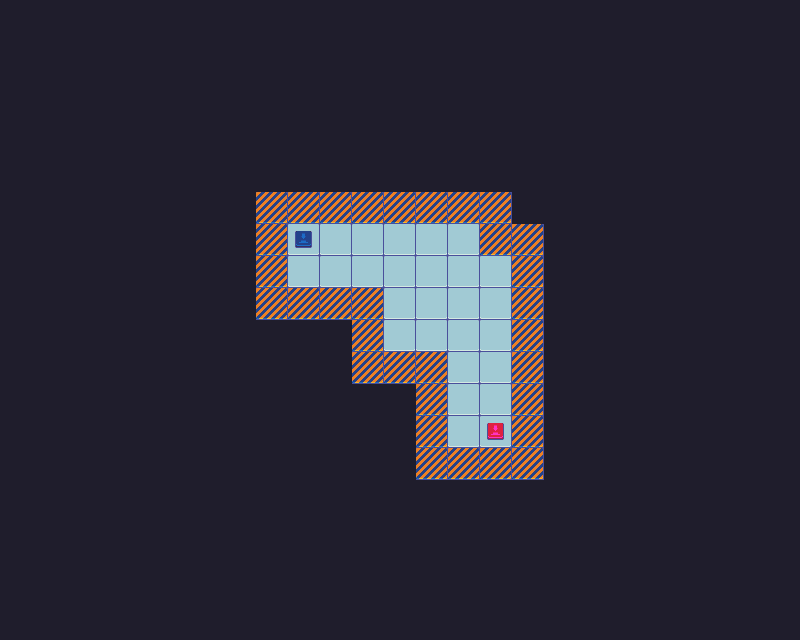

This game map was drawn from its Tiled (.tmx) file and the tilesets committed beside it. A one-line description and the trimmed map source follow:
An orthogonal 25x20 tile map with 32x32 px tiles, 2 tile layers (Tiles, Pickups) and 12 objects (9x solid, item, start, end).

<map version="1.0" orientation="orthogonal" renderorder="right-down" width="25" height="20" tilewidth="32" tileheight="32" nextobjectid="50">
 <tileset firstgid="1" name="scifitiles-sheet" tilewidth="32" tileheight="32" tilecount="84">
  <image source="scifitiles-sheet.png" width="448" height="192" />
 </tileset>
 <layer name="Tiles" width="25" height="20">
  <data>[500 cells, 500 non-empty, 5 distinct tile ids]</data>
 </layer>
 <layer name="Pickups" width="25" height="20">
  <data>[500 cells, 0 non-empty, 0 distinct tile ids]</data>
 </layer>
 <objectgroup name="Pickups">
  <object id="11" name="item" x="384" y="321" width="31" height="29" />
 </objectgroup>
 <objectgroup name="Walls">
  <object id="37" name="solid" x="512" y="224" width="31" height="255" />
  <object id="40" name="solid" x="256" y="192" width="256" height="32" />
  <object id="41" name="solid" x="480" y="224" width="32" height="32" />
  <object id="43" name="solid" x="416" y="448" width="96" height="32" />
  <object id="44" name="solid" x="416" y="352" width="32" height="96" />
  <object id="45" name="solid" x="352" y="352" width="64" height="32" />
  <object id="46" name="solid" x="352" y="288" width="32" height="64" />
  <object id="47" name="solid" x="256" y="288" width="96" height="32" />
  <object id="48" name="solid" x="256" y="224" width="32" height="64" />
 </objectgroup>
 <objectgroup name="StartPos">
  <object id="7" name="start" x="289" y="225" width="31" height="29" />
 </objectgroup>
 <objectgroup name="EndPos">
  <object id="10" name="end" x="480.5" y="417" width="31" height="32" />
 </objectgroup>
</map>
